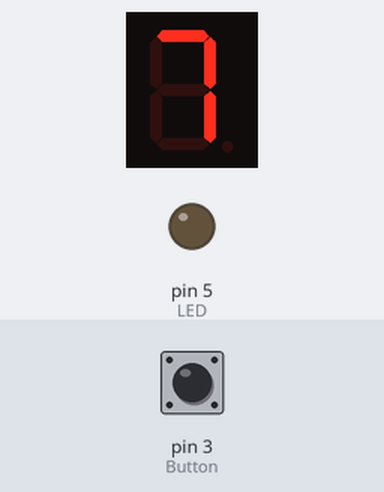
The sketch below on a simulated Arduino Uno, built with avr-gcc and run on an emulated ATmega328P. On the bench: 1-digit seven-segment display, output pins drawn as LEDs (lit = HIGH). Wiring (inferred from the names in the program): 1-digit 7-segment display, segments lit when LOW: segments pin 11, pin 10, pin 7, pin 8, pin 9, pin 12, pin 13. The test bench sets the inputs (shaded band); at power-on: pin 3 (Button) HIGH. The segment pins are drawn as the display they are named for; pins used as bus, display or sensor lines are not drawn.

Above: at 1.2 s.
1.3 s: pin 3 (Button) pulled LOW for 0.15 s
At 1.9 s:
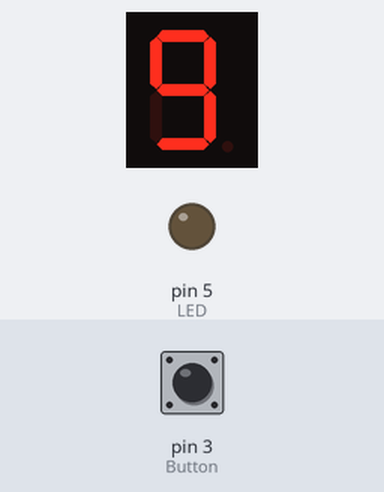
4.4 s: pin 3 (Button) pulled LOW for 1 s
At 5.25 s:
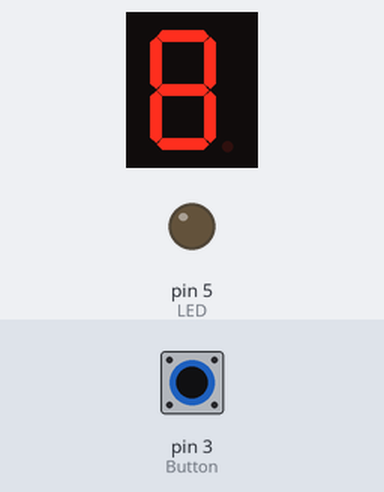
8.4 s: pin 3 (Button) pulled LOW for 3.2 s
At 14.3 s:
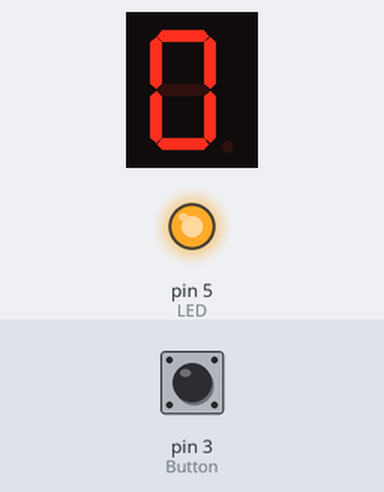
Timing chart, 0 to 15.8 s (numbered marks = the images above; inputs shaded):
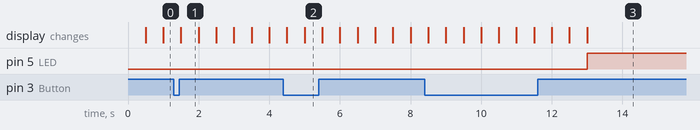

The sketch:

ex1.ino
```cpp
unsigned const int a = 11;
unsigned const int b = 10;
unsigned const int c = 7;
unsigned const int d = 8;
unsigned const int e = 9;
unsigned const int f = 12;
unsigned const int g = 13;
unsigned const int dp = 6;
int ledState = LOW;         // Starea curenta a ledului
int buttonState;             // valoarea starii butonului
int lastButtonState = HIGH;   // valoarea anterioara a starii butonului
unsigned const int Button = 3;
unsigned const int LED = 5;
int i = 9;

void isr_btn() {
 i = 9;
 digitalWrite(LED, LOW);
}

void setup() {
 pinMode(Button, INPUT_PULLUP);

 pinMode(LED, OUTPUT);
 digitalWrite(LED, ledState);
 pinMode(a, OUTPUT);  //A
 pinMode(b, OUTPUT);  //B
 pinMode(c, OUTPUT);  //C
 pinMode(d, OUTPUT);  //D
 pinMode(e, OUTPUT);  //E
 pinMode(f, OUTPUT);  //F
 pinMode(g, OUTPUT);  //G
 cli();

 TCCR1A = 0;
 TCCR1B = 0;
 TCNT1  = 0;

 OCR1A = 31249;            // compare match register 16MHz/256/2Hz-1
 TCCR1B |= (1 << WGM12);   // CTC mode
 TCCR1B |= (1 << CS12);    // 256 prescaler
 TIMSK1 |= (1 << OCIE1A);  // enable timer compare interrupt
 sei();

 attachInterrupt(digitalPinToInterrupt(Button), isr_btn, FALLING);
}

void turnOff()
{
 digitalWrite(a, HIGH);
 digitalWrite(b, HIGH);
 digitalWrite(c, HIGH);
 digitalWrite(d, HIGH);
 digitalWrite(e, HIGH);
 digitalWrite(f, HIGH);
 digitalWrite(g, HIGH);
}

void displayDigit(int digit)
{
 if (digit != 0 && digit != 1 && digit != 7)
   digitalWrite(g, LOW);

 //Conditions for displaying segment a
 if (digit != 1 && digit != 4)
   digitalWrite(a, LOW);

 //Conditions for displaying segment b
 if (digit != 5 && digit != 6)
   digitalWrite(b, LOW);

 //Conditions for displaying segment c
 if (digit != 2)
   digitalWrite(c, LOW);

 //Conditions for displaying segment d
 if (digit != 1 && digit != 4 && digit != 7)
   digitalWrite(d, LOW);

 //Conditions for displaying segment e
 if (digit == 2 || digit == 6 || digit == 8 || digit == 0)
   digitalWrite(e, LOW);

 //Conditions for displaying segment f
 if (digit != 1 && digit != 2 && digit != 3 && digit != 7)
   digitalWrite(f, LOW);
}


ISR(TIMER1_COMPA_vect) {
 turnOff();
 if (i >= 0) {
   displayDigit(i);
   i -= 1;
 } else {
   displayDigit(0);
 }
 if (i < 0) {
   digitalWrite(LED, HIGH);
 }
}

void loop()
{


}
```

Measured:
- after the input at 4.4 s, pin 5 (LED): stays LOW (without the input it goes to HIGH after 1.6 s)
- after the input at 8.4 s, pin 5 (LED): LOW → HIGH after 4.6 s instead of 0.60 s
- what the display in image 1 shows lasts 0.5 s, from 1.5 s to 2.0 s
